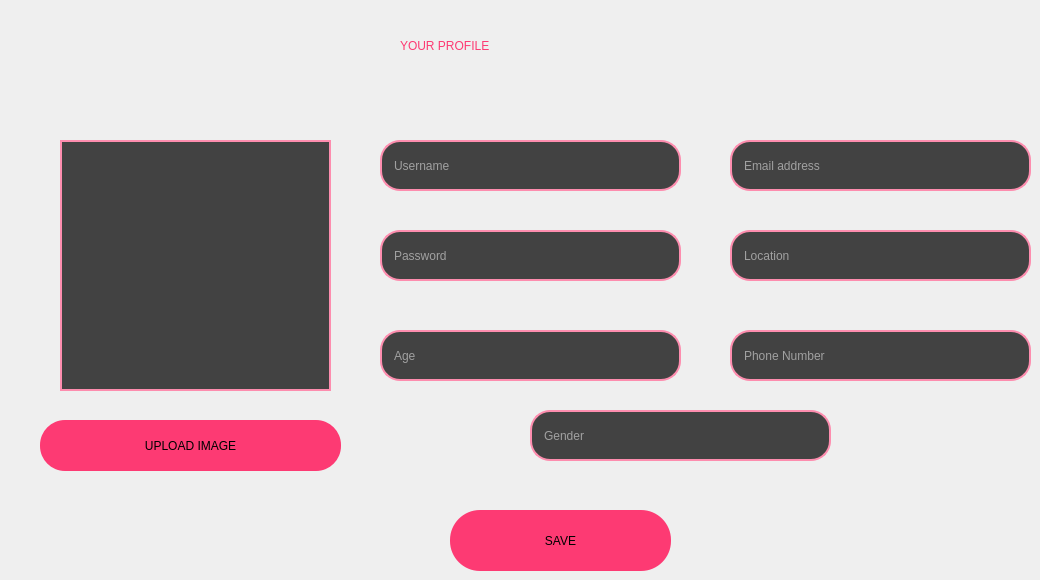
          <widget class="QWidget" name="Account_page">
           <widget class="QLabel" name="profile_account_widget">
            <property name="geometry">
             <rect>
              <x>400</x>
              <y>10</y>
              <width>271</width>
              <height>71</height>
             </rect>
            </property>
            <property name="styleSheet">
             <string notr="true">color: rgb(253, 58, 115);
font: 75 22pt &quot;MS Shell Dlg 2&quot;;</string>
            </property>
            <property name="text">
             <string>YOUR PROFILE</string>
            </property>
           </widget>
           <widget class="QPushButton" name="Save_button">
            <property name="geometry">
             <rect>
              <x>450</x>
              <y>510</y>
              <width>221</width>
              <height>61</height>
             </rect>
            </property>
            <property name="styleSheet">
             <string notr="true">QPushButton{
	background-color: rgb(253, 58, 115);
	border-radius: 30px;
	font: 14pt &quot;Arial&quot;;
}
QPushButton:hover{
	background-color: rgb(253, 141, 174);
}</string>
            </property>
            <property name="text">
             <string>SAVE</string>
            </property>
           </widget>
           <widget class="QLineEdit" name="Account_username_Input">
            <property name="geometry">
             <rect>
              <x>380</x>
              <y>140</y>
              <width>301</width>
              <height>51</height>
             </rect>
            </property>
            <property name="styleSheet">
             <string notr="true">QLineEdit{
	background: #424242;
	border: 2px solid rgb(253, 141, 174);
	border-radius: 20px;
	padding-left: 10px;
	font: 14pt &quot;Arial&quot;;
	color: rgb(255, 255, 255);
}
QLineEdit:focus{
	border: 2px solid #FD3A73;
}</string>
            </property>
            <property name="placeholderText">
             <string>Username</string>
            </property>
           </widget>
           <widget class="QLineEdit" name="Account_age_Input">
            <property name="geometry">
             <rect>
              <x>380</x>
              <y>330</y>
              <width>301</width>
              <height>51</height>
             </rect>
            </property>
            <property name="styleSheet">
             <string notr="true">QLineEdit{
	background: #424242;
	border: 2px solid rgb(253, 141, 174);
	border-radius: 20px;
	padding-left: 10px;
	font: 14pt &quot;Arial&quot;;
	color: rgb(255, 255, 255);
}
QLineEdit:focus{
	border: 2px solid #FD3A73;
}</string>
            </property>
            <property name="placeholderText">
             <string>Age</string>
            </property>
           </widget>
           <widget class="QLineEdit" name="Account_email_Input">
            <property name="geometry">
             <rect>
              <x>730</x>
              <y>140</y>
              <width>301</width>
              <height>51</height>
             </rect>
            </property>
            <property name="styleSheet">
             <string notr="true">QLineEdit{
	background: #424242;
	border: 2px solid rgb(253, 141, 174);
	border-radius: 20px;
	padding-left: 10px;
	font: 14pt &quot;Arial&quot;;
	color: rgb(255, 255, 255);
}
QLineEdit:focus{
	border: 2px solid #FD3A73;
}</string>
            </property>
            <property name="placeholderText">
             <string>Email address</string>
            </property>
           </widget>
           <widget class="QLineEdit" name="Account_location_Input">
            <property name="geometry">
             <rect>
              <x>730</x>
              <y>230</y>
              <width>301</width>
              <height>51</height>
             </rect>
            </property>
            <property name="styleSheet">
             <string notr="true">QLineEdit{
	background: #424242;
	border: 2px solid rgb(253, 141, 174);
	border-radius: 20px;
	padding-left: 10px;
	font: 14pt &quot;Arial&quot;;
	color: rgb(255, 255, 255);
}
QLineEdit:focus{
	border: 2px solid #FD3A73;
}</string>
            </property>
            <property name="placeholderText">
             <string>Location</string>
            </property>
           </widget>
           <widget class="QLineEdit" name="Account_Phone_number_Input">
            <property name="geometry">
             <rect>
              <x>730</x>
              <y>330</y>
              <width>301</width>
              <height>51</height>
             </rect>
            </property>
            <property name="styleSheet">
             <string notr="true">QLineEdit{
	background: #424242;
	border: 2px solid rgb(253, 141, 174);
	border-radius: 20px;
	padding-left: 10px;
	font: 14pt &quot;Arial&quot;;
	color: rgb(255, 255, 255);
}
QLineEdit:focus{
	border: 2px solid #FD3A73;
}</string>
            </property>
            <property name="placeholderText">
             <string>Phone Number</string>
            </property>
           </widget>
           <widget class="QLineEdit" name="Account_password_Input">
            <property name="geometry">
             <rect>
              <x>380</x>
              <y>230</y>
              <width>301</width>
              <height>51</height>
             </rect>
            </property>
            <property name="styleSheet">
             <string notr="true">QLineEdit{
	background: #424242;
	border: 2px solid rgb(253, 141, 174);
	border-radius: 20px;
	padding-left: 10px;
	font: 14pt &quot;Arial&quot;;
	color: rgb(255, 255, 255);
}
QLineEdit:focus{
	border: 2px solid #FD3A73;
}</string>
            </property>
            <property name="placeholderText">
             <string>Password</string>
            </property>
           </widget>
           <widget class="QPushButton" name="Upload_image_button">
            <property name="geometry">
             <rect>
              <x>40</x>
              <y>420</y>
              <width>301</width>
              <height>51</height>
             </rect>
            </property>
            <property name="styleSheet">
             <string notr="true">QPushButton{
	background-color: rgb(253, 58, 115);
	border-radius: 25px;
	font: 11pt &quot;Arial&quot;;
}
QPushButton:hover{
	background-color: rgb(253, 141, 174);
}</string>
            </property>
            <property name="text">
             <string>UPLOAD IMAGE</string>
            </property>
           </widget>
           <widget class="QLabel" name="Account_image_Input">
            <property name="geometry">
             <rect>
              <x>60</x>
              <y>140</y>
              <width>271</width>
              <height>251</height>
             </rect>
            </property>
            <property name="styleSheet">
             <string notr="true">QLabel{
	background: #424242;
	border: 2px solid rgb(253, 141, 174);
	padding-left: 10px;
	font: 14pt &quot;Arial&quot;;
	color: rgb(255, 255, 255);
}
QLiabel:focus{
	border: 2px solid #FD3A73;
}</string>
            </property>
            <property name="text">
             <string/>
            </property>
            <property name="scaledContents">
             <bool>true</bool>
            </property>
            <property name="alignment">
             <set>Qt::AlignCenter</set>
            </property>
           </widget>
           <widget class="QLineEdit" name="Account_gender_Input">
            <property name="geometry">
             <rect>
              <x>530</x>
              <y>410</y>
              <width>301</width>
              <height>51</height>
             </rect>
            </property>
            <property name="styleSheet">
             <string notr="true">QLineEdit{
	background: #424242;
	border: 2px solid rgb(253, 141, 174);
	border-radius: 20px;
	padding-left: 10px;
	font: 14pt &quot;Arial&quot;;
	color: rgb(255, 255, 255);
}
QLineEdit:focus{
	border: 2px solid #FD3A73;
}</string>
            </property>
            <property name="text">
             <string/>
            </property>
            <property name="placeholderText">
             <string>Gender</string>
            </property>
           </widget>
          </widget>
